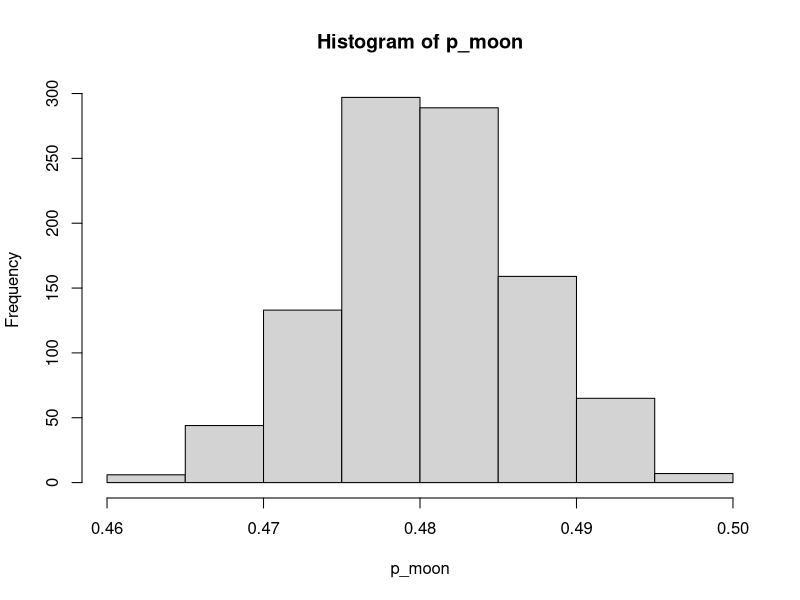
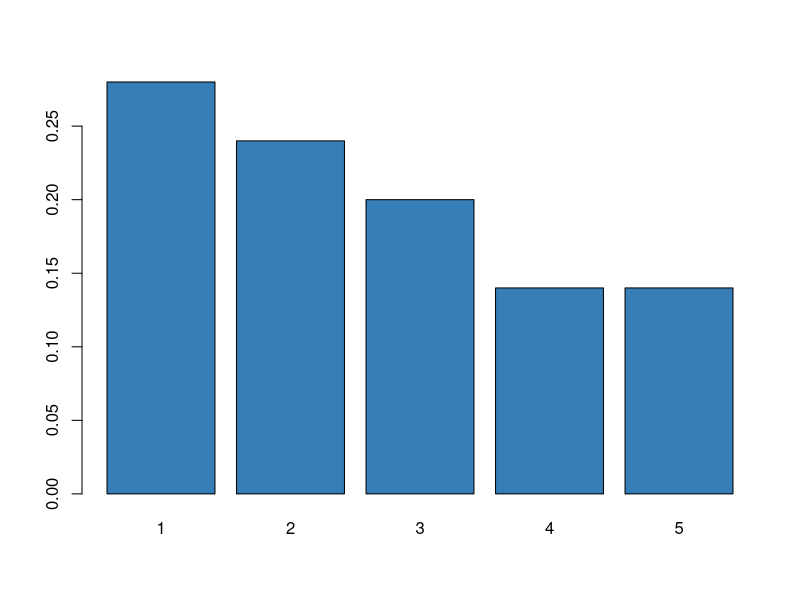
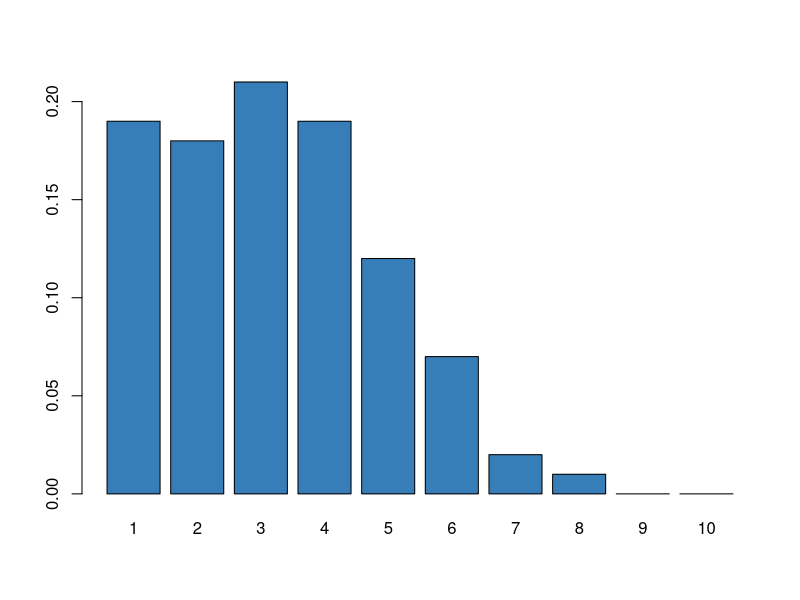
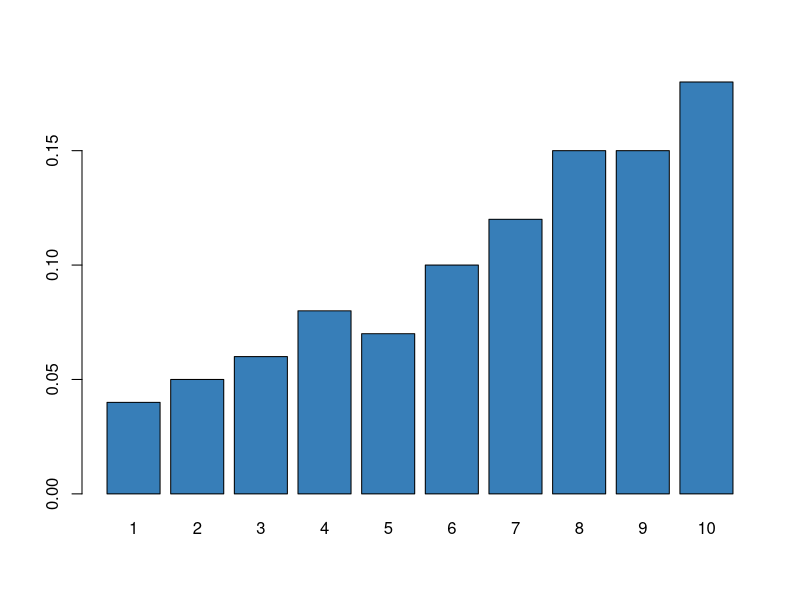

The R source for these figures, in order:
### [Probability]
    
## 1.1 sample 

  sample(1:10, 4, replace=FALSE, prob=c(0.4, 0.4, 0.1, 0.1, 0,0,0,0,0,0))
  
  
## 1.2 제 18대 대선 출구조사(추정)
    
  # 제 18대 대선   
    ## 기호 1번 득표율 추정 : 50.1 +-0.8% (95% 오차범위) = 49.3 ~ 50.9%
    ## 기호 2번 득표율 추정 : 48.9 +-0.8% (95% 오차범위) = 48.1 ~ 49.7%
    ## 실제 득표율 : 51.6% vs 48.0%
  
  # 데이터 만들기(실제 3천여만명의 투표결과)
  elec_result = rep( c('1_P','2_M','3_E'), c(15773128,	14692632, 128861) )
  length(elec_result)
  
  prop.table(table(elec_result))  
  
  # 6400명 샘플 뽑기
  set.seed(2255)
  result = sample(elec_result, 6400)
  
  # 샘플에서 득표율 계산하기
  table(result)
  table(result)/6400
    ## 17대 대선 출구조사와 동일한 결과
  
  # 동일한 출구조사를 1천번 했다고 가정하기
  p_moon = rep(0, 1000)
  
  for (i in 1:1000){
    sample_i = sample(elec_result, 6400)  
    p_moon[i]= table(sample_i)[2]/6400
  }
  
    ## 실제 득표율은 51.6%/48.0%지만, 표본에 따라 결과는 다를 수 있음 
  
  # 히스토그램 그리기
  hist(p_moon)
  
    ### 현실적으로 출구조사를 천번할 수 없고, 한번의 결과 +-0.6%P로 추정
    ### 신뢰구간 : 신뢰구간을 100번 구하면 (신뢰도)*100번 정도는 실제값이 구간에 "들어올 것으로 기대"
  
## 2. 사다리타기 모의실험

  ## 수리적으로 계산하기힘든 사건의 확률을 모의실험(simulation)으로 확인
  
  # 사용자 함수 만들기
  # 함수이름 = function(요소1=기본값, 요소2=기본값, ...){
  #           함수내용 }

  Ladder = function(n_p=5, n_l=10, pos=2, k=1000){
    
    ## 참여인원, 총 사다리개수, 내위치, 시뮬레이션 횟수
    
    x = matrix(0,ncol=k, nrow=1)
    
    for (i in 1:k){
      result  = 1:n_p
      ladders = sample(1:(n_p-1), n_l, replace=TRUE)
      
      for (j in 1:n_l){ 
        pos1 = ladders[j]
        pos2 = pos1 + 1
        result[c(pos1,pos2)] = result[c(pos2,pos1)]
      }
      
      x[1,i] = which(result==pos)
    }
    
    prop = round(table(x)/k, 2)
    print(prop)
    plot = barplot(prop, col='#377EB8')
    
  } 
  
  # 사다리타기 실행
    ## windows()   /   quartz()
  
  Ladder()
  Ladder(n_p=10, n_l=20, pos=3, k=1000)
  Ladder(10, 100, 10, 1000)
  
### End of script
